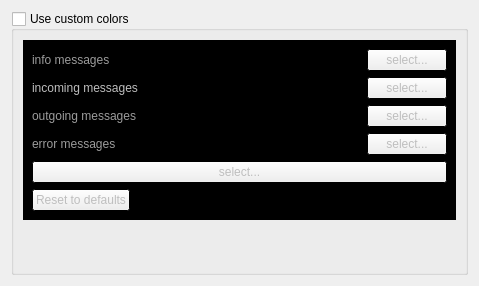
<?xml version="1.0" encoding="UTF-8"?>
<ui version="4.0">
 <class>rcon_settings_form</class>
 <widget class="QWidget" name="rcon_settings_form">
  <property name="geometry">
   <rect>
    <x>0</x>
    <y>0</y>
    <width>479</width>
    <height>286</height>
   </rect>
  </property>
  <property name="windowTitle">
   <string>Form</string>
  </property>
  <layout class="QVBoxLayout" name="verticalLayout">
   <item>
    <widget class="QGroupBox" name="custom_colors">
     <property name="title">
      <string>Use custom colors</string>
     </property>
     <property name="checkable">
      <bool>true</bool>
     </property>
     <property name="checked">
      <bool>false</bool>
     </property>
     <layout class="QVBoxLayout" name="verticalLayout_3">
      <item>
       <widget class="QWidget" name="background" native="true">
        <property name="palette">
         <palette>
          <active>
           <colorrole role="Base">
            <brush brushstyle="SolidPattern">
             <color alpha="255">
              <red>0</red>
              <green>0</green>
              <blue>0</blue>
             </color>
            </brush>
           </colorrole>
           <colorrole role="Window">
            <brush brushstyle="SolidPattern">
             <color alpha="255">
              <red>0</red>
              <green>0</green>
              <blue>0</blue>
             </color>
            </brush>
           </colorrole>
          </active>
          <inactive>
           <colorrole role="Base">
            <brush brushstyle="SolidPattern">
             <color alpha="255">
              <red>0</red>
              <green>0</green>
              <blue>0</blue>
             </color>
            </brush>
           </colorrole>
           <colorrole role="Window">
            <brush brushstyle="SolidPattern">
             <color alpha="255">
              <red>0</red>
              <green>0</green>
              <blue>0</blue>
             </color>
            </brush>
           </colorrole>
          </inactive>
          <disabled>
           <colorrole role="Base">
            <brush brushstyle="SolidPattern">
             <color alpha="255">
              <red>0</red>
              <green>0</green>
              <blue>0</blue>
             </color>
            </brush>
           </colorrole>
           <colorrole role="Window">
            <brush brushstyle="SolidPattern">
             <color alpha="255">
              <red>0</red>
              <green>0</green>
              <blue>0</blue>
             </color>
            </brush>
           </colorrole>
          </disabled>
         </palette>
        </property>
        <property name="autoFillBackground">
         <bool>true</bool>
        </property>
        <layout class="QVBoxLayout" name="verticalLayout_2">
         <item>
          <layout class="QHBoxLayout" name="horizontalLayout_4">
           <item>
            <widget class="QLabel" name="info_ex">
             <property name="palette">
              <palette>
               <active>
                <colorrole role="WindowText">
                 <brush brushstyle="SolidPattern">
                  <color alpha="255">
                   <red>0</red>
                   <green>255</green>
                   <blue>255</blue>
                  </color>
                 </brush>
                </colorrole>
                <colorrole role="Text">
                 <brush brushstyle="SolidPattern">
                  <color alpha="255">
                   <red>0</red>
                   <green>255</green>
                   <blue>255</blue>
                  </color>
                 </brush>
                </colorrole>
               </active>
               <inactive>
                <colorrole role="WindowText">
                 <brush brushstyle="SolidPattern">
                  <color alpha="255">
                   <red>0</red>
                   <green>255</green>
                   <blue>255</blue>
                  </color>
                 </brush>
                </colorrole>
                <colorrole role="Text">
                 <brush brushstyle="SolidPattern">
                  <color alpha="255">
                   <red>0</red>
                   <green>255</green>
                   <blue>255</blue>
                  </color>
                 </brush>
                </colorrole>
               </inactive>
               <disabled>
                <colorrole role="WindowText">
                 <brush brushstyle="SolidPattern">
                  <color alpha="255">
                   <red>156</red>
                   <green>156</green>
                   <blue>156</blue>
                  </color>
                 </brush>
                </colorrole>
                <colorrole role="Text">
                 <brush brushstyle="SolidPattern">
                  <color alpha="255">
                   <red>148</red>
                   <green>148</green>
                   <blue>148</blue>
                  </color>
                 </brush>
                </colorrole>
               </disabled>
              </palette>
             </property>
             <property name="text">
              <string>info messages</string>
             </property>
            </widget>
           </item>
           <item>
            <widget class="QPushButton" name="info_but">
             <property name="sizePolicy">
              <sizepolicy hsizetype="Maximum" vsizetype="Fixed">
               <horstretch>0</horstretch>
               <verstretch>0</verstretch>
              </sizepolicy>
             </property>
             <property name="text">
              <string>select...</string>
             </property>
            </widget>
           </item>
          </layout>
         </item>
         <item>
          <layout class="QHBoxLayout" name="horizontalLayout_3">
           <item>
            <widget class="QLabel" name="inc_ex">
             <property name="text">
              <string>incoming messages</string>
             </property>
            </widget>
           </item>
           <item>
            <widget class="QPushButton" name="inc_but">
             <property name="sizePolicy">
              <sizepolicy hsizetype="Maximum" vsizetype="Fixed">
               <horstretch>0</horstretch>
               <verstretch>0</verstretch>
              </sizepolicy>
             </property>
             <property name="text">
              <string>select...</string>
             </property>
            </widget>
           </item>
          </layout>
         </item>
         <item>
          <layout class="QHBoxLayout" name="horizontalLayout_2">
           <item>
            <widget class="QLabel" name="out_ex">
             <property name="palette">
              <palette>
               <active>
                <colorrole role="WindowText">
                 <brush brushstyle="SolidPattern">
                  <color alpha="255">
                   <red>255</red>
                   <green>255</green>
                   <blue>0</blue>
                  </color>
                 </brush>
                </colorrole>
               </active>
               <inactive>
                <colorrole role="WindowText">
                 <brush brushstyle="SolidPattern">
                  <color alpha="255">
                   <red>255</red>
                   <green>255</green>
                   <blue>0</blue>
                  </color>
                 </brush>
                </colorrole>
               </inactive>
               <disabled>
                <colorrole role="WindowText">
                 <brush brushstyle="SolidPattern">
                  <color alpha="255">
                   <red>156</red>
                   <green>156</green>
                   <blue>156</blue>
                  </color>
                 </brush>
                </colorrole>
               </disabled>
              </palette>
             </property>
             <property name="text">
              <string>outgoing messages</string>
             </property>
            </widget>
           </item>
           <item>
            <widget class="QPushButton" name="out_but">
             <property name="sizePolicy">
              <sizepolicy hsizetype="Maximum" vsizetype="Fixed">
               <horstretch>0</horstretch>
               <verstretch>0</verstretch>
              </sizepolicy>
             </property>
             <property name="text">
              <string>select...</string>
             </property>
            </widget>
           </item>
          </layout>
         </item>
         <item>
          <layout class="QHBoxLayout" name="horizontalLayout">
           <item>
            <widget class="QLabel" name="err_ex">
             <property name="palette">
              <palette>
               <active>
                <colorrole role="WindowText">
                 <brush brushstyle="SolidPattern">
                  <color alpha="255">
                   <red>255</red>
                   <green>0</green>
                   <blue>0</blue>
                  </color>
                 </brush>
                </colorrole>
               </active>
               <inactive>
                <colorrole role="WindowText">
                 <brush brushstyle="SolidPattern">
                  <color alpha="255">
                   <red>255</red>
                   <green>0</green>
                   <blue>0</blue>
                  </color>
                 </brush>
                </colorrole>
               </inactive>
               <disabled>
                <colorrole role="WindowText">
                 <brush brushstyle="SolidPattern">
                  <color alpha="255">
                   <red>156</red>
                   <green>156</green>
                   <blue>156</blue>
                  </color>
                 </brush>
                </colorrole>
               </disabled>
              </palette>
             </property>
             <property name="text">
              <string>error messages</string>
             </property>
            </widget>
           </item>
           <item>
            <widget class="QPushButton" name="error_but">
             <property name="sizePolicy">
              <sizepolicy hsizetype="Maximum" vsizetype="Fixed">
               <horstretch>0</horstretch>
               <verstretch>0</verstretch>
              </sizepolicy>
             </property>
             <property name="text">
              <string>select...</string>
             </property>
            </widget>
           </item>
          </layout>
         </item>
         <item>
          <widget class="QPushButton" name="back_but">
           <property name="text">
            <string>select...</string>
           </property>
          </widget>
         </item>
         <item>
          <layout class="QHBoxLayout" name="horizontalLayout_5">
           <item>
            <widget class="QPushButton" name="defaults">
             <property name="text">
              <string>Reset to defaults</string>
             </property>
            </widget>
           </item>
           <item>
            <spacer name="horizontalSpacer">
             <property name="orientation">
              <enum>Qt::Horizontal</enum>
             </property>
             <property name="sizeHint" stdset="0">
              <size>
               <width>40</width>
               <height>20</height>
              </size>
             </property>
            </spacer>
           </item>
          </layout>
         </item>
        </layout>
       </widget>
      </item>
      <item>
       <spacer name="verticalSpacer">
        <property name="orientation">
         <enum>Qt::Vertical</enum>
        </property>
        <property name="sizeHint" stdset="0">
         <size>
          <width>20</width>
          <height>40</height>
         </size>
        </property>
       </spacer>
      </item>
     </layout>
    </widget>
   </item>
  </layout>
 </widget>
 <resources/>
 <connections/>
</ui>
